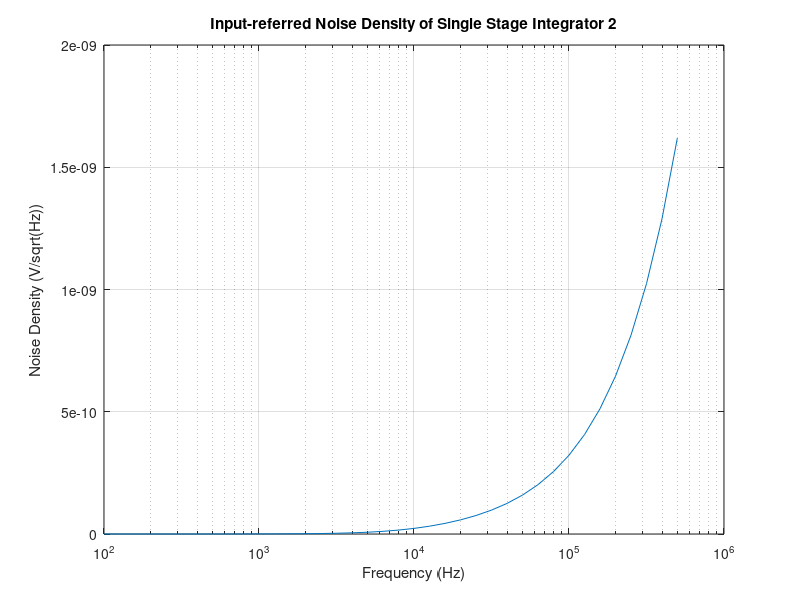

The MATLAB source for this figure:
% stage 1

data = csvread('noisespec1.csv');

freqs = data(:,1);
Ts = 1/250e6;
resp = 2*(exp(j*freqs*2*pi*Ts)-1);

input_referred = sqrt(data(:,2)).*abs(resp);

semilogx(freqs, input_referred)
xlabel('Frequency (Hz)')
ylabel('Noise Density (V/sqrt(Hz))')
title('Input-referred Noise Density of Single Stage Integrator 1')
grid on

int = sqrt(trapz(freqs(2:end)-freqs(1:end-1), (input_referred(1:end-1)).^2))

%%

% stage 2

data = csvread('noisespec2.csv');

freqs = data(:,1);
Ts = 1/250e6;
resp = 4*(exp(j*freqs*2*pi*Ts)-1).^2;

input_referred = sqrt(data(:,2)).*abs(resp);

semilogx(freqs, input_referred)
xlabel('Frequency (Hz)')
ylabel('Noise Density (V/sqrt(Hz))')
title('Input-referred Noise Density of Single Stage Integrator 2')
grid on

int = sqrt(trapz(freqs(2:end)-freqs(1:end-1), (input_referred(1:end-1)).^2))